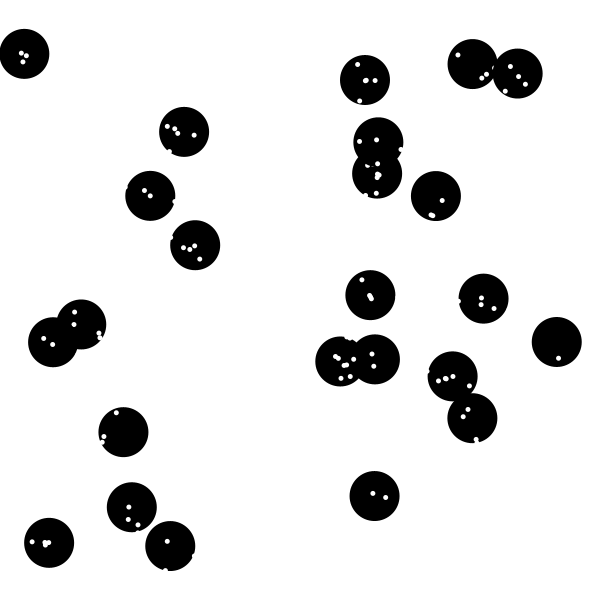
Frame 1 (no input)
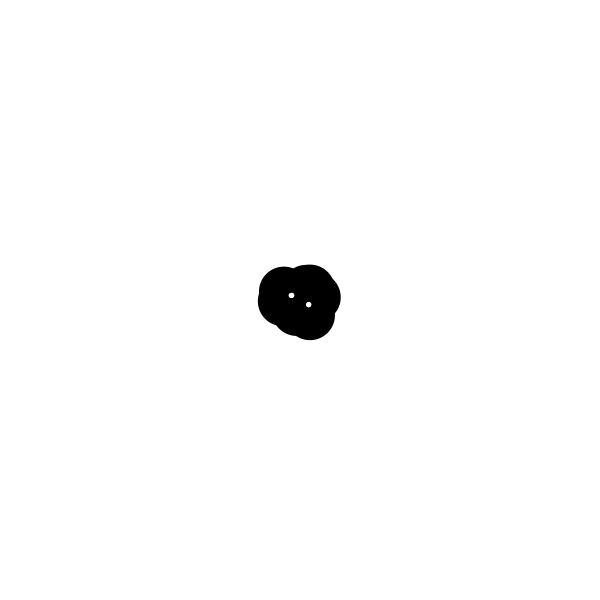
Frame 60 (the mouse pressed at the canvas centre just before this capture)
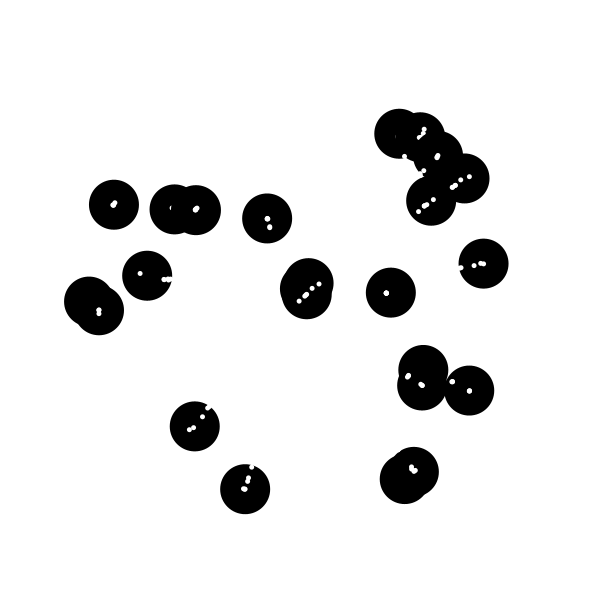
Frame 120 (the mouse held since frame 60 and released just before this capture)

The Processing sketch that drew these frames (run headless with seeded random() and noise(); from frame 60 on, the mouse is pressed at the canvas centre):

// Processing sketch: cookie_monster
// ── cookie_monster.pde
/**
 * Cookie Monster
 *
 * Dethe Elza
 * 
 * Created 23 November 2008
 */
 
Cookie[] cookies;
int no_cookies;
int top, bottom, left, right;
 
void setup(){
    size(600, 600);
    right = width / 2;
    left = -right;
    bottom = height / 2;
    top = -bottom;
    frameRate(20);
    smooth();
    noStroke();
    no_cookies = 24;
    cookies= new Cookie[no_cookies];
    for (int i = 0; i < no_cookies; i++){
      cookies[i] = new Cookie(random(left, right), random(top, bottom), 50, 6);
    }
}

void draw(){
    background(255);
    translate(right, bottom);
    for (int i = 0; i < no_cookies; i++){
        cookies[i].update();
    }
}

class Cookie{
  float x, y;
  int radius;
  PositionedCircle[] chips;
  int no_chips;
  PositionedCircle cookie;
  Cookie(float posx, float posy, int rad, int noChips){
    x = posx;
    y = posy;
    radius = rad;
    no_chips = noChips;
    chips = new PositionedCircle[noChips];
    for (int i=0; i < noChips; i++){
      float offsetAngle = radians(random(256));
      float offsetDistance = random(radius - 5);
      float dx = x + cos(offsetAngle) * offsetDistance;
      float dy = y + sin(offsetAngle) * offsetDistance;
      chips[i] = new PositionedCircle(dx, dy, 5, 255);
    }
    cookie = new PositionedCircle(x,y,radius, 0);
  }
  void update(){
      float direction;
      float magnitude;
      int adjustedMouseX = mouseX - right;
      int adjustedMouseY = mouseY - bottom;
      float dX = x - adjustedMouseX;
      float dY = y - adjustedMouseY;
      println("cookieX: " + x + ", cookieY: " + y);
      println("mouseX: " + mouseX + ", mouseY: " + mouseY);
      println("dX: " + dX + ", dY: " + dY);
      direction = atan2(dY, dX) + radians(random(-5,5));
      magnitude = sqrt(dX * dX + dY * dY) + random(-5, 5);
      println("magnitude: " + magnitude);  
      cookie.update(direction, magnitude);
      for (int i = 0; i < no_chips; i++){
        chips[i].update(direction, magnitude);
      }
      x = cookie.x;
      y = cookie.y;
   }
}

class PositionedCircle{
    float x;
    float y;
    int radius;
    int _color;
    PositionedCircle(float xpos, float ypos, int rad, int col){
        x = xpos;
        y = ypos;
        radius = rad;
        _color = col;
    }
    void update(float direction, float magnitude){
      if (magnitude > 200){
        magnitude *= -1;
        direction = atan2(y,x);
      }
      x += cos(direction) * (magnitude / 20);
      y += sin(direction) * (magnitude / 20);
      fill(_color);
      ellipse(x,y,radius, radius);
    }
}
